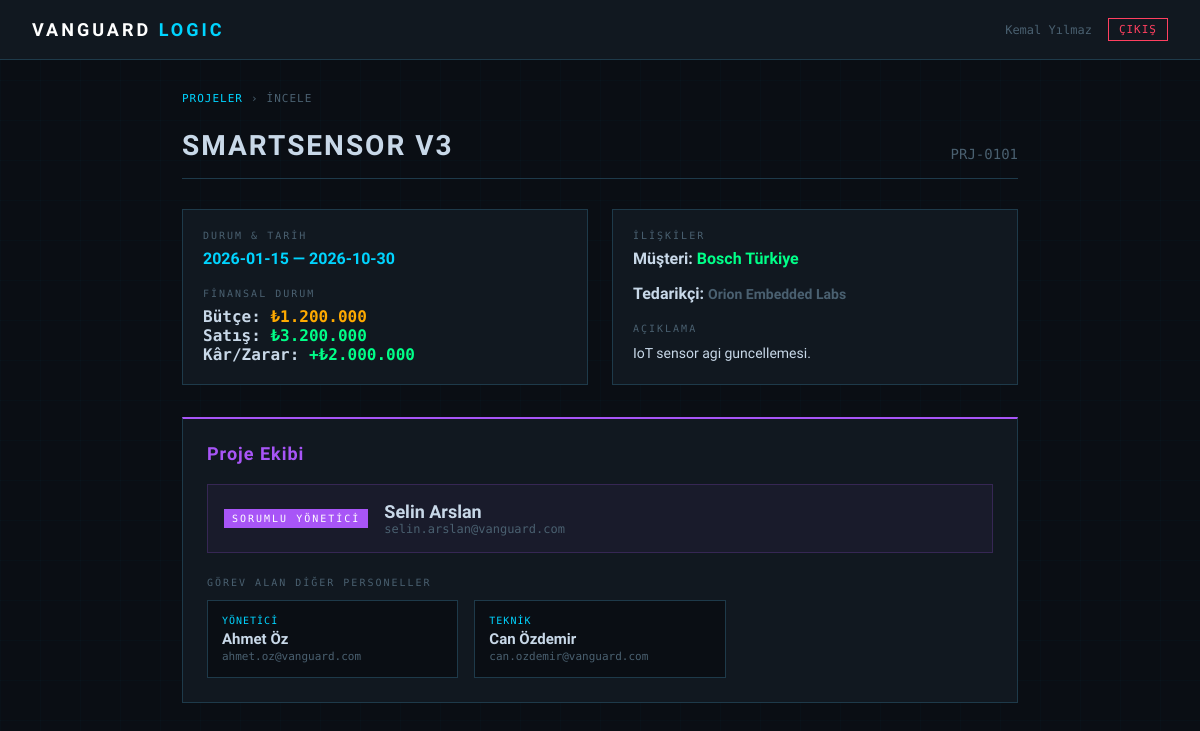
The page /project_view.php?id=101 (signed in) on the database its author committed.
### tables this page shows
CREATE TABLE project_ (
    id          INT PRIMARY KEY,
    name        VARCHAR(50) NOT NULL,
    start_date  DATE NOT NULL,
    budget      DECIMAL(12,2) NOT NULL,
    end_date    DATE,
    sale_price  DECIMAL(12,2) NOT NULL,
    description VARCHAR(100),
    customer_id INT,
    prsnl_id    INT NOT NULL,
    dept_id     INT,
    CONSTRAINT fk_prj_cust_ FOREIGN KEY (customer_id) REFERENCES customer_(id),
    CONSTRAINT fk_prj_psnl_ FOREIGN KEY (prsnl_id)    REFERENCES personnel_(id),
    CONSTRAINT fk_prj_dept_ FOREIGN KEY (dept_id)    REFERENCES departments_(id),
    CONSTRAINT prj_arc_chk_ CHECK (
        (dept_id IS NOT NULL AND customer_id IS NULL) OR
        (dept_id IS NULL     AND customer_id IS NOT NULL)
    )
);

CREATE TABLE personnel_ (
    id          INT PRIMARY KEY,
    f_name      VARCHAR(50) NOT NULL,
    l_name      VARCHAR(50) NOT NULL,
    hire_date   DATE NOT NULL DEFAULT (CURRENT_DATE),
    email       VARCHAR(100) NOT NULL UNIQUE,
    password    VARCHAR(255) NOT NULL,
    mnthly_hrs  SMALLINT NOT NULL DEFAULT 0,
    dept_id     INT NOT NULL,
    mgr_id      INT,
    mngr_id     INT,
    staff_id    INT,
    other_id    INT,
    CONSTRAINT fk_per_dept_  FOREIGN KEY (dept_id)    REFERENCES departments_(id),
    CONSTRAINT fk_per_self_  FOREIGN KEY (mgr_id)     REFERENCES personnel_(id),
    CONSTRAINT fk_per_mng_   FOREIGN KEY (mngr_id)    REFERENCES manager_(id),
    CONSTRAINT fk_per_tch_   FOREIGN KEY (staff_id)   REFERENCES technical_staff_(id),
    CONSTRAINT fk_per_oth_   FOREIGN KEY (other_id)   REFERENCES other_(id)
);

### project_view.php (the view, shortened to what this page needs)
<?php
require_once 'includes/db.php';
$id = isset($_GET['id']) ? (int)$_GET['id'] : 0;
$proj = $conn->query("
    SELECT
        pr.*,
        COALESCE(c.name, c2.name)  AS company_name,
        d.name  AS dept_name,
        CONCAT(cust.first_name, ' ', cust.last_name) AS customer_name,
        CONCAT(sup.first_name,  ' ', sup.last_name)  AS supplier_name,
        p.dept_id AS manager_dept_id,
        CONCAT(p.f_name, ' ', p.l_name) AS manager_name,
        p.email AS manager_email
    FROM project_ pr
    LEFT JOIN departments_   d    ON pr.dept_id     = d.id
    LEFT JOIN company_       c    ON d.cmpny_id     = c.id
    LEFT JOIN customer_      cust ON pr.customer_id = cust.id
    LEFT JOIN supplier_      sup  ON cust.splr_id   = sup.id
    LEFT JOIN company_       c2   ON sup.cmpny_id   = c2.id
    LEFT JOIN personnel_     p    ON pr.prsnl_id    = p.id
    WHERE pr.id = $id
")->fetch_assoc();
$team = [];
if ($proj['manager_dept_id']) {
    $stmt = $conn->prepare("
        SELECT id, f_name, l_name, email,
            CASE
                WHEN mngr_id  IS NOT NULL THEN 'Yönetici'
                WHEN staff_id IS NOT NULL THEN 'Teknik'
                WHEN other_id IS NOT NULL THEN 'Diğer'
                ELSE 'Personel'
            END AS role_type
        FROM personnel_
        WHERE dept_id = ? AND id != ?
        ORDER BY f_name
    ");
    $stmt->bind_param('ii', $proj['manager_dept_id'], $proj['prsnl_id']);
    $stmt->execute();
    $team = $stmt->get_result()->fetch_all(MYSQLI_ASSOC);
}
$profit = $proj['sale_price'] - $proj['budget'];
?>
<!DOCTYPE html>
<html lang="tr">
<head>
</head>
<body>
<nav>
  <div class="nav-brand">VANGUARD <span>LOGIC</span></div>
  <div class="nav-user">
    <span><?= htmlspecialchars($_SESSION['user_name']) ?></span>
    <a href="logout.php">ÇIKIŞ</a>
  </div>
</nav>
<main>
  <div class="breadcrumb">
    <a href="projects.php">Projeler</a> <span>›</span> <span>İncele</span>
  </div>
  <div class="page-title">
    <h2><?= htmlspecialchars($proj['name']) ?></h2>
    <div class="proj-id">PRJ-<?= str_pad($proj['id'], 4, '0', STR_PAD_LEFT) ?></div>
  </div>
  <div class="info-grid">
    <div class="info-box">
      <div class="info-label">Durum & Tarih</div>
      <div class="info-val" style="color:var(--accent)">
        <?= $proj['start_date'] ?> — <?= $proj['end_date'] ?: 'Devam Ediyor' ?>
      </div>
      <div class="info-label" style="margin-top:20px;">Finansal Durum</div>
      <div class="info-val" style="font-family:'Share Tech Mono', monospace;">
        Bütçe: <span style="color:var(--warn)">₺<?= number_format($proj['budget'], 0, ',', '.') ?></span><br>
        Satış: <span style="color:var(--success)">₺<?= number_format($proj['sale_price'], 0, ',', '.') ?></span><br>
        Kâr/Zarar: <span style="color:<?= $profit >= 0 ? 'var(--success)' : 'var(--error)' ?>"><?= $profit >= 0 ? '+' : '' ?>₺<?= number_format($profit, 0, ',', '.') ?></span>
      </div>
    </div>
    <div class="info-box">
      <div class="info-label">İlişkiler</div>
      <?php if ($proj['customer_name']): ?>
        <div class="info-val">Müşteri: <span style="color:var(--success)"><?= htmlspecialchars($proj['customer_name']) ?></span></div>
        <?php if ($proj['supplier_name']): ?>
          <div class="info-val">Tedarikçi: <span style="color:var(--muted);font-size:14px;"><?= htmlspecialchars($proj['supplier_name']) ?></span></div>
        <?php endif; ?>
      <?php else: ?>
        <div class="info-val">Departman Projesi: <span style="color:var(--warn)"><?= htmlspecialchars($proj['dept_name']) ?></span></div>
      <?php endif; ?>
      <?php if ($proj['description']): ?>
        <div class="info-label" style="margin-top:20px;">Açıklama</div>
        <div class="info-val" style="font-size:14px; font-weight:400; line-height:1.6; color:var(--text);">
          <?= htmlspecialchars($proj['description']) ?>
        </div>
      <?php endif; ?>
    </div>
  </div>
  <div class="team-section">
    <div class="team-title">Proje Ekibi</div>
    <div class="manager-card">
      <div class="mgr-badge">SORUMLU YÖNETİCİ</div>
      <div>
        <div class="mgr-name"><?= htmlspecialchars($proj['manager_name'] ?? 'Atanmamış') ?></div>
        <div class="mgr-email"><?= htmlspecialchars($proj['manager_email'] ?? '') ?></div>
      </div>
    </div>
    <div class="info-label" style="margin-bottom:12px;">Görev Alan Diğer Personeller</div>
    <?php if (empty($team)): ?>
      <div class="no-team">Sorumlu personelin departmanında bu projeye atanabilecek başka personel bulunmuyor.</div>
    <?php else: ?>
      <div class="team-grid">
        <?php foreach ($team as $member): ?>
        <div class="member-card">
          <div class="mem-role"><?= htmlspecialchars($member['role_type']) ?></div>
          <div class="mem-name"><?= htmlspecialchars($member['f_name'] . ' ' . $member['l_name']) ?></div>
          <div class="mem-email"><?= htmlspecialchars($member['email']) ?></div>
        </div>
        <?php endforeach; ?>
      </div>
    <?php endif; ?>
  </div>
</main>
</body>
</html>

### project_view.php (style rules this page uses)
:root { --bg:#0a0e14; --panel:#111820; --border:#1e3a4a; --accent:#00d4ff; --text:#c8d8e8; --muted:#4a6070; --success:#00ff88; --warn:#ffaa00; --error:#ff4060; --purple:#a855f7; }
* { box-sizing: border-box; margin: 0; padding: 0; }
body { background: var(--bg); font-family: 'Rajdhani', sans-serif; color: var(--text); min-height: 100vh; }
body::before { content: ''; position: fixed; inset: 0; background-image: linear-gradient(rgba(0,212,255,0.02) 1px, transparent 1px), linear-gradient(90deg, rgba(0,212,255,0.02) 1px, transparent 1px); background-size: 40px 40px; pointer-events: none; }
nav { background: var(--panel); border-bottom: 1px solid var(--border); padding: 0 32px; display: flex; align-items: center; justify-content: space-between; height: 60px; position: sticky; top: 0; z-index: 100; }
.nav-brand { font-size: 18px; font-weight: 700; letter-spacing: 3px; color: #fff; }
.nav-brand span { color: var(--accent); }
.nav-user { display: flex; align-items: center; gap: 16px; font-family: 'Share Tech Mono', monospace; font-size: 12px; color: var(--muted); }
.nav-user a { color: var(--error); text-decoration: none; font-size: 11px; letter-spacing: 1px; border: 1px solid var(--error); padding: 4px 10px; transition: all .2s; }
main { padding: 32px; position: relative; z-index: 1; max-width: 900px; margin: 0 auto; }
.breadcrumb { display: flex; align-items: center; gap: 8px; font-family: 'Share Tech Mono', monospace; font-size: 11px; color: var(--muted); margin-bottom: 24px; letter-spacing: 1px; text-transform: uppercase; }
.breadcrumb a { color: var(--accent); text-decoration: none; }
.page-title { display: flex; justify-content: space-between; align-items: flex-end; margin-bottom: 30px; border-bottom: 1px solid var(--border); padding-bottom: 16px; }
h2 { font-size: 28px; font-weight: 700; letter-spacing: 2px; text-transform: uppercase; }
.proj-id { font-family: 'Share Tech Mono', monospace; font-size: 14px; color: var(--muted); }
.info-grid { display: grid; grid-template-columns: 1fr 1fr; gap: 24px; margin-bottom: 32px; }
.info-box { background: var(--panel); border: 1px solid var(--border); padding: 20px; }
.info-label { font-size: 10px; letter-spacing: 2px; text-transform: uppercase; color: var(--muted); font-family: 'Share Tech Mono', monospace; margin-bottom: 8px; }
.info-val { font-size: 16px; font-weight: 700; margin-bottom: 16px; }
.info-val:last-child { margin-bottom: 0; }
.team-section { background: var(--panel); border: 1px solid var(--border); border-top: 2px solid var(--purple); padding: 24px; }
.team-title { font-size: 18px; font-weight: 700; letter-spacing: 1px; margin-bottom: 20px; color: var(--purple); }
.manager-card { background: rgba(168,85,247,0.05); border: 1px solid rgba(168,85,247,0.2); padding: 16px; margin-bottom: 24px; display: flex; align-items: center; gap: 16px; }
.mgr-badge { font-family: 'Share Tech Mono', monospace; font-size: 10px; letter-spacing: 2px; background: var(--purple); color: #fff; padding: 4px 8px; }
.mgr-name { font-size: 18px; font-weight: 700; }
.mgr-email { font-family: 'Share Tech Mono', monospace; font-size: 12px; color: var(--muted); }
.team-grid { display: grid; grid-template-columns: repeat(auto-fill, minmax(250px, 1fr)); gap: 16px; }
.member-card { background: var(--bg); border: 1px solid var(--border); padding: 14px; transition: border-color .2s; }
.mem-role { font-family: 'Share Tech Mono', monospace; font-size: 10px; letter-spacing: 1px; color: var(--accent); margin-bottom: 4px; text-transform: uppercase; }
.mem-name { font-size: 15px; font-weight: 700; margin-bottom: 2px; }
.mem-email { font-family: 'Share Tech Mono', monospace; font-size: 11px; color: var(--muted); }

### rows shown on the page
project_: name "SMARTSENSOR V3", id "0101", start_date "2026-01-15", end_date "2026-10-30", budget "1.200.000", sale_price "3.200.000", profit "2.000.000", description "IoT sensor agi guncellemesi.", prsnl.email "selin.arslan@vanguard.com"
personnel_: role_type "YÖNETICI", f_name+l_name "Ahmet Öz", email "ahmet.oz@vanguard.com"
personnel_: role_type "TEKNIK", f_name+l_name "Can Özdemir", email "can.ozdemir@vanguard.com"

### other values the page prints
$_SESSION['user_name'] "Kemal Yılmaz"
$proj['customer_name'] "Bosch Türkiye"
$proj['supplier_name'] "Orion Embedded Labs"
$proj['manager_name'] "Selin Arslan"
